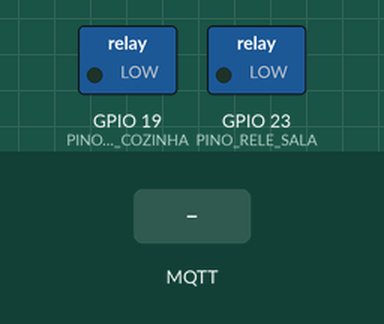
This sketch was run on a simulated ESP32. On the bench: switched loads named in the sketch (green lamp = pin HIGH). Inputs (shaded band) come from the test bench. WiFi joins after 1.5 s; servers stay silent unless stated; random numbers use the default seed unless the sketch sets one; no MQTT or app messages arrive unless stated; what the sketch prints to the serial monitor is not drawn.

Above: at 3.2 s.
3.3 s: MQTT message "1" arrives on the first subscribed topic
At 4.5 s:
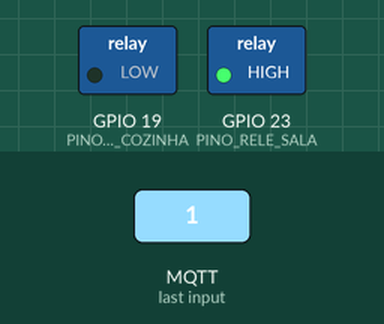
5.5 s: MQTT message "1" arrives on the third subscribed topic
At 7.2 s:
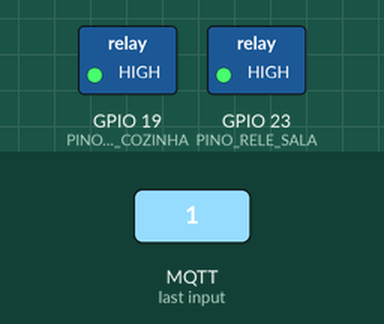
7.5 s: MQTT message "1" arrives on the second subscribed topic
At 8.7 s:
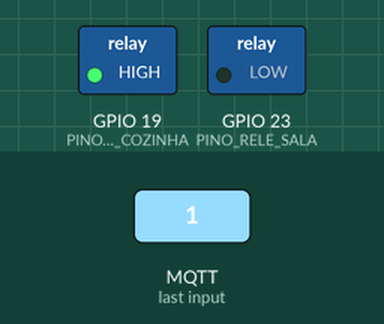
9.5 s: MQTT message "0" arrives on the first subscribed topic
At 11.2 s:
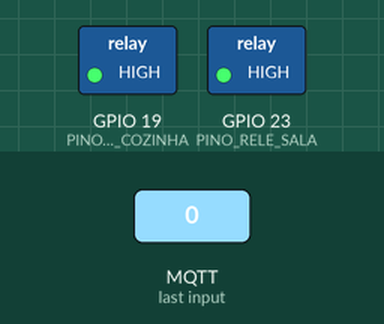
11.5 s: MQTT message "0" arrives on the second subscribed topic
At 13.0 s:
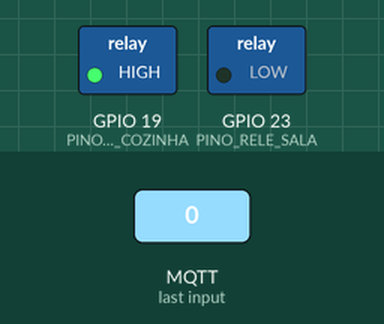
Timing chart, 0 to 14.5 s (numbered marks = the images above; inputs shaded):
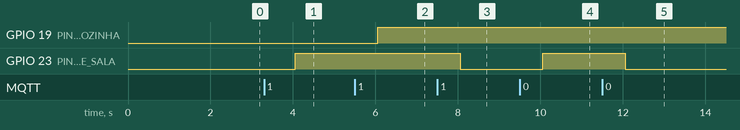

Measured:
- after the input at 3.3 s, GPIO 23 (PINO_RELE_SALA): LOW → HIGH after 0.76 s
- after the input at 5.5 s, GPIO 19 (PINO_RELE_COZINHA): LOW → HIGH after 0.56 s
- after the input at 7.5 s, GPIO 23 (PINO_RELE_SALA): HIGH → LOW after 0.56 s
- after the input at 9.5 s, GPIO 23 (PINO_RELE_SALA): LOW → HIGH after 0.56 s
- after the input at 11.5 s, GPIO 23 (PINO_RELE_SALA): HIGH → LOW after 0.56 s

The sketch:

main.ino
```cpp
// Importações das bibliotecas
#include <WiFi.h> // Padrão do Esp32
#include <PubSubClient.h> // Necessário para fazer comunicação broker

// Configurar a conexão com Wifi
const char *SSID = "AAPM-510";
const char *PASSWORD = "aapmSenai#";

// Configurações do Broker MQTT
const char *MQTT_HOST = "broker.hivemq.com";
const int MQTT_PORT = 1883;

// Criando as instâncias (objetos)
WiFiClient espClient;
PubSubClient client(espClient);

//Tópicos que vai escutar
const char *MQTT_TOPICO_SALA_LIGAR = "senai301/lampada/sala/ligar";
const char *MQTT_TOPICO_SALA_DESLIGAR = "senai301/lampada/sala/desligar";
const char *MQTT_TOPICO_COZINHA_LIGAR = "senai301/lampada/cozinha/ligar";
const char *MQTT_TOPICO_COZINHA_DESLIGAR = "senai301/lampada/cozinha/desligar";

const int PINO_RELE_SALA = 23;
const int PINO_RELE_COZINHA = 19;

void setup()
{
  Serial.begin(115200);
  conectarWifi();
  conectarMQTT();
  pinMode(PINO_RELE_SALA, OUTPUT);
  pinMode(PINO_RELE_COZINHA, OUTPUT);
}

void loop()
{
  if (!client.connected())
  {
    Serial.println("MQTT desconectado");
    conectarMQTT();
  }

  client.loop();
  delay(1000);
}

void conectarWifi()
{
  WiFi.begin(SSID, PASSWORD);
  Serial.println("Conectando no Wifi");

  while (WiFi.status() != WL_CONNECTED)
  {
    delay(1000);
  }

  String ip = " " + WiFi.localIP().toString();
  Serial.println("Conectado WiFi");
  Serial.println(ip.c_str());
}

void conectarMQTT()
{
  // Define o servidor do MQTT que vai receber as mensagens
  client.setServer(MQTT_HOST, MQTT_PORT);

  // Define a função que será chamada quando receber uma mensagem
  client.setCallback(mensagemRecebida);

  while(!client.connected())
  {
    // Cria um identificador único para a conexão
    String clientId = "ESP32";
    clientId += String(random(0xffff), HEX);

    if (client.connect(clientId.c_str()))
    {
      Serial.println("Conectado ao Broker :)");
      Serial.println(clientId);
    }
    else
    {
      Serial.println("Erro ao conectar no Broker :(");
      String mqttError = "Codigo do erro: " + String(client.state());
      Serial.println(mqttError.c_str());
    }
  }

  // Se inscreve no(s) tópico(s)
  client.subscribe(MQTT_TOPICO_SALA_LIGAR);
  client.subscribe(MQTT_TOPICO_SALA_DESLIGAR);
  client.subscribe(MQTT_TOPICO_COZINHA_LIGAR);
  client.subscribe(MQTT_TOPICO_COZINHA_DESLIGAR);
}

void mensagemRecebida(char *topico, byte *payload, unsigned int tamanho)
{
  if (strcmp(topico, MQTT_TOPICO_SALA_LIGAR) == 0)
  {
    // ATENÇÃO SE USAR O RELE USADO É INVERTIDO O ESTADO PARA LIGAR - LOW***
    digitalWrite(PINO_RELE_SALA, HIGH);
  }
  else if (strcmp(topico, MQTT_TOPICO_SALA_DESLIGAR) == 0)
  {
    digitalWrite(PINO_RELE_SALA, LOW);
  }
   else if (strcmp(topico, MQTT_TOPICO_COZINHA_LIGAR) == 0)
  {
    digitalWrite(PINO_RELE_COZINHA, HIGH);
  }
   else if (strcmp(topico, MQTT_TOPICO_COZINHA_DESLIGAR) == 0)
  {
    digitalWrite(PINO_RELE_COZINHA, LOW);
  }
}

//LED
```
